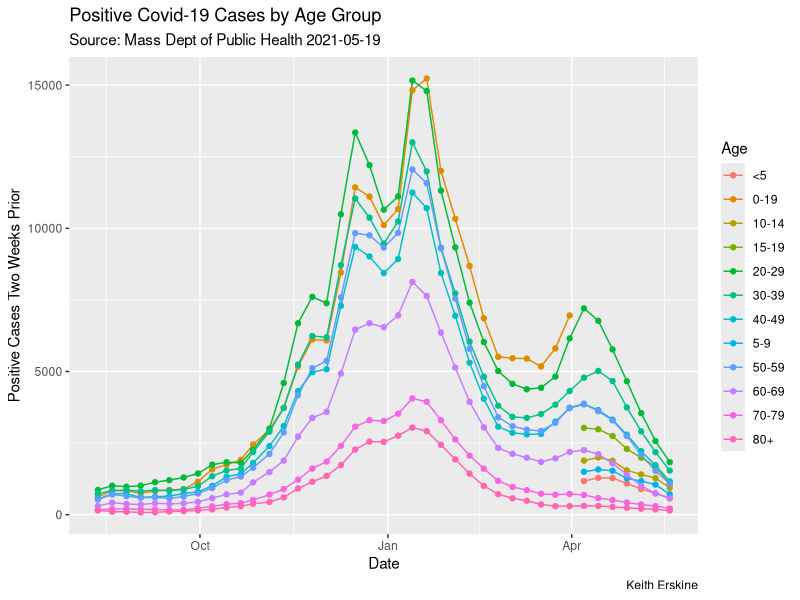

Recreate this plot in R. (Note: this script raises an error after producing the figure.)
# Weekly Covid-19 Data based on Age

library(tidyverse) # because, tidy
library(lubridate) # helpful in manipulating date and time data
library(readxl) # read excel files

# The weekly Covid-19 data from MassDPH is now included in the daily spreadsheet

# Load the tibble (dataframe) and add a variable for over or under age 60. Covid-19 is more serious
# for people over 60

agebreak <- read_excel("./data.xlsx", sheet = "AgeLast2Weeks") %>% 
                filter(Age != "Unknown") %>% 
                mutate(Risk = case_when(
                        Age == "0-19" ~ "Age < 60", 
                        Age == "20-29" ~ "Age < 60", 
                        Age == "30-39" ~ "Age < 60", 
                        Age == "40-49" ~ "Age < 60", 
                        Age == "50-59" ~ "Age < 60", 
                        Age == "60-69" ~ "Age > 60",
                        Age == "70-79" ~ "Age > 60",
                        Age == "80+" ~ "Age > 60"))

# Create a variable used for graph titles 

age_asof_date <- agebreak[[nrow(agebreak), 1]]

# Graphs: the data is based on two week previous data

# Infections by Age/Risk Graphs

# Graph 1: Infections by Age Group

agebreak %>% ggplot(aes(x = Date, y = Cases_Last2Weeks, color = Age)) + geom_line() + 
                geom_point() + 
                 labs(x = "Date", y = "Positive Cases Two Weeks Prior", 
                        title = "Positive Covid-19 Cases by Age Group",
                        subtitle = paste("Source: Mass Dept of Public Health", age_asof_date), 
                        caption = "Keith Erskine") +
                ggsave("week_infec_age.png",
                        device = "png",
                        path = "./images",
                        dpi = "screen")

# Graph 2: Infections by Risk Group

agebreak %>% group_by(Risk, Date) %>% summarise(blah = sum(Cases_Last2Weeks)) %>% 
                ggplot(aes(x = Date, y = blah, color = Risk)) + geom_line() + 
                        geom_point() + 
                        labs(x = "Date", y = "Positive Cases Two Weeks Prior", 
                        title = "Positive Covid-19 Cases by Mortality Risk",
                        subtitle = paste("Source: Mass Dept of Public Health", age_asof_date), 
                        caption = "Keith Erskine") +
                ggsave("week_infec_risk.png",
                        device = "png",
                        path = "./images",
                        dpi = "screen")

# Hospitalizations by Age/Risk Graphs

# Graph 3: Hospitalizations by Age Group

agebreak %>% ggplot(aes(x = Date, y = Hospitalized_Last2Weeks, color = Age)) + geom_line() + 
        geom_point() + 
        labs(x = "Date", y = "Hospitalizations Two Weeks Prior", 
             title = "Hospitalizations from Covid-19 Cases by Age Group",
             subtitle = paste("Source: Mass Dept of Public Health", age_asof_date), 
             caption = "Keith Erskine") +
        ggsave("week_hospital_age.png",
               device = "png",
               path = "./images",
               dpi = "screen")


# Graph 4: Hospitalizations by Risk Group

agebreak %>% group_by(Risk, Date) %>% summarise(htrend = sum(Hospitalized_Last2Weeks)) %>% 
        ggplot(aes(x = Date, y = htrend, color = Risk)) + geom_line() + 
        geom_point() + 
        labs(x = "Date", y = "Hospitalizations Two Weeks Prior", 
             title = "Hospitalizations from Covid-19 by Mortality Risk",
             subtitle = paste("Source: Mass Dept of Public Health", age_asof_date), 
             caption = "Keith Erskine") +
        ggsave("week_hospital_risk.png",
               device = "png",
               path = "./images",
               dpi = "screen")


# Deaths by Age/Risk Groups

# Graph 5: Deaths by age group

agebreak %>% ggplot(aes(x = Date, y = Deaths_Last2Weeks, color = Age)) + geom_line() + 
        geom_point() + 
        labs(x = "Date", y = "Deaths Two Weeks Prior", 
             title = "Deaths from Covid-19 Cases by Age Group",
             subtitle = paste("Source: Mass Dept of Public Health", age_asof_date), 
             caption = "Keith Erskine") +
        ggsave("week_death_age.png",
                device = "png",
                path = "./images",
                dpi = "screen")
        
# Graph 6: Deaths by Risk Group

agebreak %>% group_by(Risk, Date) %>% summarise(dtrend = sum(Deaths_Last2Weeks)) %>% 
                ggplot(aes(x = Date, y = dtrend, color = Risk)) + geom_line() + 
                geom_point() + 
                labs(x = "Date", y = "Deaths Two Weeks Prior", 
                        title = "Deaths from Covid-19 by Mortality Risk",
                        subtitle = paste("Source: Mass Dept of Public Health", age_asof_date), 
                        caption = "Keith Erskine") +
                ggsave("week_death_risk.png",
                        device = "png",
                        path = "./images",
                        dpi = "screen")



